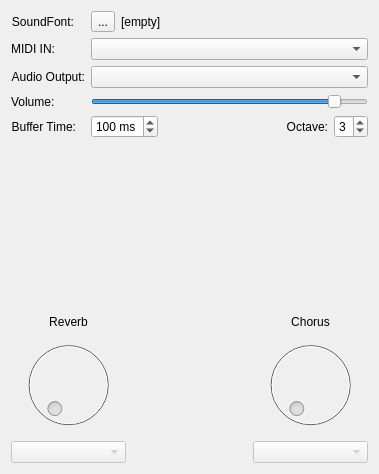
<?xml version="1.0" encoding="UTF-8"?>
<ui version="4.0">
 <author>Copyright (C) 2022, Pedro Lopez-Cabanillas</author>
 <comment>
 FluidLite Synthesizer for Qt applications
 Copyright (C) 2022, Pedro Lopez-Cabanillas &lt;plcl@users.sf.net&gt;
 
 This library is free software; you can redistribute it and/or modify
 it under the terms of the GNU General Public License as published by
 the Free Software Foundation; either version 3 of the License, or
 (at your option) any later version.

 This library is distributed in the hope that it will be useful,
 but WITHOUT ANY WARRANTY; without even the implied warranty of
 MERCHANTABILITY or FITNESS FOR A PARTICULAR PURPOSE.  See the
 GNU General Public License for more details.

 You should have received a copy of the GNU General Public License
 along with this program. If not, see &lt;http://www.gnu.org/licenses/&gt;.
 </comment>
 <class>MainWindow</class>
 <widget class="QMainWindow" name="MainWindow">
  <property name="geometry">
   <rect>
    <x>0</x>
    <y>0</y>
    <width>379</width>
    <height>474</height>
   </rect>
  </property>
  <property name="windowTitle">
   <string>Sonivox EAS Synth</string>
  </property>
  <property name="windowIcon">
   <iconset>
    <normaloff>:/icon.png</normaloff>:/icon.png</iconset>
  </property>
  <widget class="QWidget" name="centralWidget">
   <layout class="QGridLayout" name="gridLayout">
    <item row="0" column="0" colspan="3">
     <layout class="QFormLayout" name="formLayout">
      <item row="0" column="0">
       <widget class="QLabel" name="lblSoundfont">
        <property name="text">
         <string>SoundFont:</string>
        </property>
        <property name="alignment">
         <set>Qt::AlignRight|Qt::AlignTrailing|Qt::AlignVCenter</set>
        </property>
        <property name="buddy">
         <cstring>openButton</cstring>
        </property>
       </widget>
      </item>
      <item row="0" column="1">
       <layout class="QHBoxLayout" name="horizontalLayout">
        <item>
         <widget class="QToolButton" name="openButton">
          <property name="text">
           <string>...</string>
          </property>
          <property name="icon">
           <iconset resource="guisynth.qrc">
            <normaloff>:/open.png</normaloff>:/open.png</iconset>
          </property>
          <property name="checkable">
           <bool>false</bool>
          </property>
          <property name="checked">
           <bool>false</bool>
          </property>
         </widget>
        </item>
        <item>
         <widget class="QLabel" name="lblSong">
          <property name="text">
           <string>[empty]</string>
          </property>
         </widget>
        </item>
       </layout>
      </item>
      <item row="1" column="0">
       <widget class="QLabel" name="lblMIDIIn">
        <property name="text">
         <string>MIDI IN:</string>
        </property>
        <property name="alignment">
         <set>Qt::AlignRight|Qt::AlignTrailing|Qt::AlignVCenter</set>
        </property>
        <property name="buddy">
         <cstring>combo_MIDI</cstring>
        </property>
       </widget>
      </item>
      <item row="1" column="1">
       <widget class="QComboBox" name="combo_MIDI"/>
      </item>
      <item row="2" column="0">
       <widget class="QLabel" name="lblAudioOut">
        <property name="sizePolicy">
         <sizepolicy hsizetype="Expanding" vsizetype="Minimum">
          <horstretch>0</horstretch>
          <verstretch>0</verstretch>
         </sizepolicy>
        </property>
        <property name="text">
         <string>Audio Output:</string>
        </property>
        <property name="alignment">
         <set>Qt::AlignRight|Qt::AlignTrailing|Qt::AlignVCenter</set>
        </property>
        <property name="buddy">
         <cstring>combo_Audio</cstring>
        </property>
       </widget>
      </item>
      <item row="2" column="1">
       <widget class="QComboBox" name="combo_Audio"/>
      </item>
      <item row="3" column="0">
       <widget class="QLabel" name="lblVolume">
        <property name="text">
         <string>Volume:</string>
        </property>
       </widget>
      </item>
      <item row="3" column="1">
       <widget class="QSlider" name="slider_Volume">
        <property name="maximum">
         <number>100</number>
        </property>
        <property name="value">
         <number>90</number>
        </property>
        <property name="orientation">
         <enum>Qt::Horizontal</enum>
        </property>
       </widget>
      </item>
      <item row="4" column="0">
       <widget class="QLabel" name="lblBufferTime">
        <property name="sizePolicy">
         <sizepolicy hsizetype="Expanding" vsizetype="Minimum">
          <horstretch>0</horstretch>
          <verstretch>0</verstretch>
         </sizepolicy>
        </property>
        <property name="text">
         <string>Buffer Time:</string>
        </property>
        <property name="alignment">
         <set>Qt::AlignRight|Qt::AlignTrailing|Qt::AlignVCenter</set>
        </property>
        <property name="buddy">
         <cstring>spin_Buffer</cstring>
        </property>
       </widget>
      </item>
      <item row="4" column="1">
       <layout class="QHBoxLayout" name="horizontalLayout_2">
        <item>
         <widget class="QSpinBox" name="spin_Buffer">
          <property name="sizePolicy">
           <sizepolicy hsizetype="Fixed" vsizetype="Fixed">
            <horstretch>0</horstretch>
            <verstretch>0</verstretch>
           </sizepolicy>
          </property>
          <property name="suffix">
           <string> ms</string>
          </property>
          <property name="minimum">
           <number>10</number>
          </property>
          <property name="maximum">
           <number>200</number>
          </property>
          <property name="singleStep">
           <number>10</number>
          </property>
          <property name="value">
           <number>100</number>
          </property>
         </widget>
        </item>
        <item>
         <widget class="QLabel" name="lblOctave">
          <property name="text">
           <string>Octave:</string>
          </property>
          <property name="alignment">
           <set>Qt::AlignRight|Qt::AlignTrailing|Qt::AlignVCenter</set>
          </property>
          <property name="buddy">
           <cstring>spin_Octave</cstring>
          </property>
         </widget>
        </item>
        <item>
         <widget class="QSpinBox" name="spin_Octave">
          <property name="sizePolicy">
           <sizepolicy hsizetype="Fixed" vsizetype="Fixed">
            <horstretch>0</horstretch>
            <verstretch>0</verstretch>
           </sizepolicy>
          </property>
          <property name="minimumSize">
           <size>
            <width>0</width>
            <height>0</height>
           </size>
          </property>
          <property name="minimum">
           <number>1</number>
          </property>
          <property name="maximum">
           <number>8</number>
          </property>
          <property name="value">
           <number>3</number>
          </property>
         </widget>
        </item>
       </layout>
      </item>
     </layout>
    </item>
    <item row="1" column="0" colspan="3">
     <widget class="drumstick::widgets::PianoKeybd" name="pianoKeybd">
      <property name="sizePolicy">
       <sizepolicy hsizetype="Preferred" vsizetype="Preferred">
        <horstretch>0</horstretch>
        <verstretch>0</verstretch>
       </sizepolicy>
      </property>
      <property name="minimumSize">
       <size>
        <width>0</width>
        <height>100</height>
       </size>
      </property>
      <property name="baseOctave">
       <number>3</number>
      </property>
      <property name="numKeys">
       <number>25</number>
      </property>
      <property name="keyPressedColor">
       <color>
        <red>255</red>
        <green>0</green>
        <blue>0</blue>
       </color>
      </property>
     </widget>
    </item>
    <item row="2" column="1">
     <spacer name="verticalSpacer">
      <property name="orientation">
       <enum>Qt::Vertical</enum>
      </property>
      <property name="sizeHint" stdset="0">
       <size>
        <width>20</width>
        <height>8</height>
       </size>
      </property>
     </spacer>
    </item>
    <item row="3" column="0">
     <widget class="QLabel" name="lblReverb">
      <property name="text">
       <string>Reverb</string>
      </property>
      <property name="alignment">
       <set>Qt::AlignCenter</set>
      </property>
      <property name="buddy">
       <cstring>dial_Reverb</cstring>
      </property>
     </widget>
    </item>
    <item row="3" column="2">
     <widget class="QLabel" name="lblChorus">
      <property name="text">
       <string>Chorus</string>
      </property>
      <property name="alignment">
       <set>Qt::AlignCenter</set>
      </property>
      <property name="buddy">
       <cstring>dial_Chorus</cstring>
      </property>
     </widget>
    </item>
    <item row="4" column="0">
     <widget class="QDial" name="dial_Reverb">
      <property name="enabled">
       <bool>false</bool>
      </property>
      <property name="maximum">
       <number>32765</number>
      </property>
     </widget>
    </item>
    <item row="4" column="2">
     <widget class="QDial" name="dial_Chorus">
      <property name="enabled">
       <bool>false</bool>
      </property>
      <property name="maximum">
       <number>32765</number>
      </property>
     </widget>
    </item>
    <item row="5" column="0">
     <widget class="QComboBox" name="combo_Reverb">
      <property name="enabled">
       <bool>false</bool>
      </property>
     </widget>
    </item>
    <item row="5" column="2">
     <widget class="QComboBox" name="combo_Chorus">
      <property name="enabled">
       <bool>false</bool>
      </property>
     </widget>
    </item>
   </layout>
  </widget>
 </widget>
 <layoutdefault spacing="6" margin="11"/>
 <customwidgets>
  <customwidget>
   <class>drumstick::widgets::PianoKeybd</class>
   <extends></extends>
   <header location="global">drumstick/pianokeybd.h</header>
  </customwidget>
 </customwidgets>
 <tabstops>
  <tabstop>openButton</tabstop>
  <tabstop>combo_MIDI</tabstop>
  <tabstop>combo_Audio</tabstop>
  <tabstop>spin_Buffer</tabstop>
  <tabstop>spin_Octave</tabstop>
  <tabstop>pianoKeybd</tabstop>
  <tabstop>dial_Reverb</tabstop>
  <tabstop>combo_Reverb</tabstop>
  <tabstop>dial_Chorus</tabstop>
  <tabstop>combo_Chorus</tabstop>
 </tabstops>
 <resources>
  <include location="guisynth.qrc"/>
 </resources>
 <connections/>
</ui>
